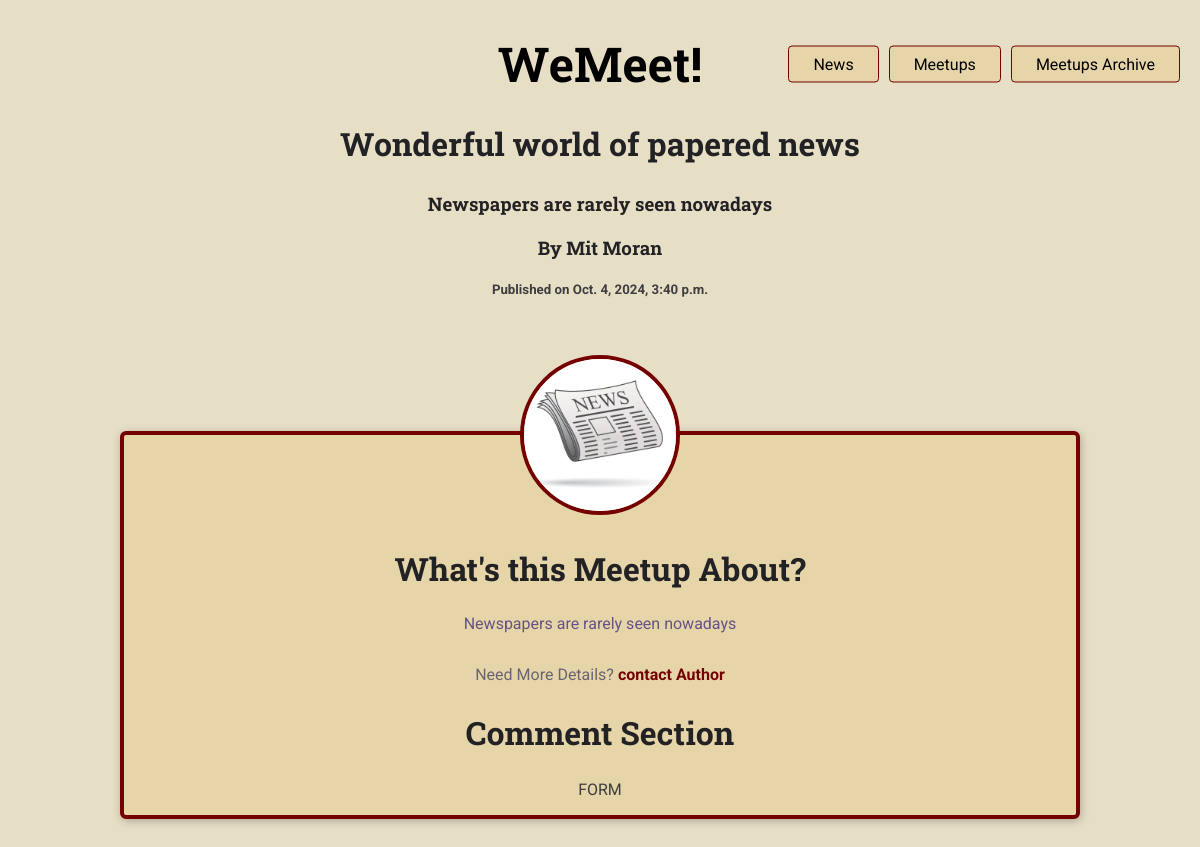
The app's page /news/wonderful-world-of-papered-news-2 with its own data.
### meetups/models.py (models this page shows, shortened)
class News(models.Model):
    title=models.CharField(max_length=200)
    slug=models.SlugField(unique=True, null=True, blank=True)
    author=models.ForeignKey('Users', null=True, on_delete=models.SET_NULL)
    image=models.ImageField(upload_to='news_images/%Y/%m/%d/', null=True, blank=True)
    description=models.TextField()
    created_at=models.DateTimeField(auto_now_add=True)
    updated_at=models.DateTimeField(auto_now=True)
    is_published=models.BooleanField(default=False)
    class Meta:
        verbose_name_plural = 'News'

class Users(AbstractBaseUser):
    name = models.CharField(max_length=200)
    surname = models.CharField(max_length=200)
    email = models.EmailField(unique=True)
    image=models.ImageField(upload_to='user_images')
    is_active = models.BooleanField(default=True)
    is_admin = models.BooleanField(default=False)
    created_at=models.DateTimeField(auto_now_add=True)
    updated_at=models.DateTimeField(auto_now=True)
    def full_name(self):
        return f"{self.name} {self.surname}"
    def __str__(self):
        return self.full_name()
    objects = CustomUserManager()
    USERNAME_FIELD = 'email'
    REQUIRED_FIELDS = []
    class Meta:
        verbose_name_plural = 'Users'

### meetups/views.py (the view)
# urls.py: path('news/<slug:news_slug>', views.NewsDetailView.as_view(), name='news-details'),
class NewsDetailView(ListView):
    def get(self, request, news_slug):
        news = News.objects.get(slug=news_slug)
        context = {
            'news': news,
        }
        return render(request, 'meetups/news_details.html', context)

### meetups/templates/meetups/news_details.html (shortened to what this page needs)
{%extends 'meetups/base/base.html'%}
{%load static%}
{% block css_files %}
<link rel="stylesheet" href="{% static 'meetups\styles\meetup-details.css'%}">
{% endblock  %}
{%block main_heading %}
<h2>{{news.title}}</h2>
<h3>{{news.description}}</h3>
{% endblock %}
{% block header_content %}
<h3>By {{news.author}}</h3>
<h5>Published on {{news.created_at}}</h5>
{% endblock header_content %}
{% block body %}
<article>
    <img class="main-image" src="{{ news.image.url }}" alt="news_img">
    <section id='details'>
        <h2>What's this Meetup About?</h2>
        <p>{{news.description}}</p>
        <footer>
            <p>Need More Details? <a href="">contact Author</a></p>
        </footer>
    </section>
    <section id='registration'>
        <h2>Comment Section</h2>
        FORM
    </section>
</article>
{% endblock body %}

### meetups/static/meetups/styles/base.css (style rules this page uses)
* { box-sizing: border-box; }
body { font-family: 'Roboto', sans-serif; margin: 0; background-color: #e7dec6; color: #3e3e41; }
h1, h2, h3 { font-family: 'Roboto Slab', sans-serif; color: #222224; }

### meetups/static/meetups/styles/meetup-details.css (style rules this page uses)
article { max-width: 60rem; margin: 5rem auto; border-radius: 6px; background-color: #e6d5a8; border: 4px solid #750000; box-shadow: 1px 2px 8px rgba(0, 0, 0, 0.25); position: relative; padding: 1rem; text-align: center; }
.main-image { width: 10rem; height: 10rem; object-fit: cover; position: absolute; top: -5rem; left: calc(50% - 5rem); border-radius: 50%; border: 4px solid #750000; }
section:first-of-type { margin-top: 6rem; }
h2 { font-size: 2rem; }
#details h2 { margin-bottom: 0.5rem; }
#details > p { color: #665386; padding: 1rem; border-radius: 4px; max-width: 80%; margin: auto; }
#details footer { color: #696472; }
#details footer a { color: #750000; text-decoration: none; font-weight: bold; }

### records on screen
News: title "Wonderful world of papered news", description "Newspapers are rarely seen nowadays", author "Mit Moran", created_at "Oct. 4, 2024, 3:40 p.m.", image (picture)
